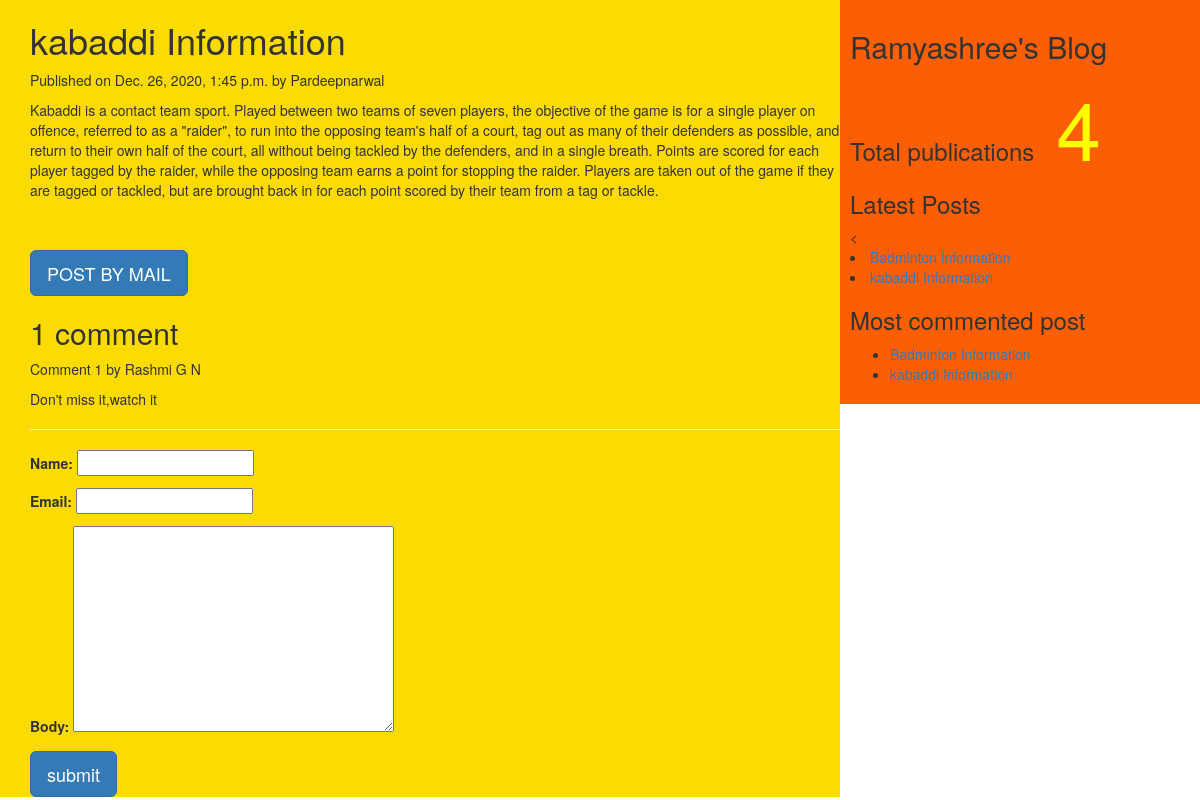
The app's page /2020/12/26/kabaddi-information with its own data.
### myApp/models.py (models this page shows, shortened)
class Post(models.Model):
    tags=TaggableManager()
    STATUS_CHOICE=(('draft','Draft'),('published','Published'))
    title=models.CharField(max_length=256)
    slug=models.SlugField(max_length=50,unique_for_date='publish')
    author=models.ForeignKey(User,related_name='blog_posts',on_delete=models.CASCADE)
    body=models.TextField()
    publish=models.DateTimeField(default=timezone.now)
    created=models.DateTimeField(auto_now_add=True)
    updated=models.DateTimeField(auto_now=True)
    status=models.CharField(max_length=20,choices=STATUS_CHOICE,default='draft')
    objects=CustomManager()
    class Meta:
        ordering=('-publish',)
    def get_absolute_url(self):
        return reverse('post_detail',args=[self.publish.year,self.publish.strftime('%m'),self.publish.strftime('%d'),self.slug])

class Comment(models.Model):
    post=models.ForeignKey(Post,related_name="comments",on_delete=models.CASCADE)
    name=models.CharField(max_length=50)
    email=models.EmailField()
    body=models.TextField()
    created=models.DateTimeField(auto_now_add=True)
    updated=models.DateTimeField(auto_now=True)
    active=models.BooleanField(default=True)
    class Meta:
        ordering=('created',)

### myApp/views.py (the view, shortened to what this page needs)
# urls.py: url(r'(?P<year>\d{4})/(?P<month>\d{2})/(?P<day>\d{2})/(?P<post>[-\w]+)',views.post_detail_view,name='post_detail'),
def post_detail_view(request,year,month,day,post):
    post=get_object_or_404(Post,slug=post,publish__year=year,publish__month=month,publish__day=day)
    comments=post.comments.filter(active=True)
    csubmit=False
    form=CommentForm()
    d={'post':post,'form':form,'csubmit':csubmit,'comments':comments}
    return render(request,'myApp/post_detail.html',d)

### myApp/forms.py
class CommentForm(forms.ModelForm):
    class Meta:
        model=Comment
        fields=('name','email','body')

### myApp/models.py (called while the page is built)
    def get_queryset(self):
        return super().get_queryset().filter(status='published')

### myApp/templatetags/mytags.py (called while the page is built)
@register.simple_tag
def total_posts():
    return Post.objects.count()

@register.inclusion_tag('myApp/latest_post.html')
def show_latest_post(count=3):
     latest_posts=Post.objects.order_by('-publish')[:count]
     return {'latest_posts':latest_posts}

@register.simple_tag
def get_most_commented_posts(count=2):
    return Post.objects.annotate(total_comments=Count('comments')).order_by('-total_comments')[:count]

### templates/myApp/post_detail.html (shortened to what this page needs)
<!DOCTYPE html>
<html lang="en" dir="ltr">
  {%extends 'myApp/parent.html'%}
    {%block content_block%}
    <h1>{{post.title}}</h1>
    <p>Published on {{post.publish}} by {{post.author|title}}</p>
    {{post.body|linebreaks}}<br><br>
    <a href="/{{post.id}}/share" class='btn btn-lg btn-primary'>POST BY MAIL</a>
    {%with comments.count as comments_count%}
    <h2>{{comments_count}} comment {{comments_count|pluralize}}</h2>
    {%endwith%}
    {%if comments%}
      {%for c in comments%}
        <p>Comment {{forloop.counter}} by {{c.name}}</p>
        <div>{{c.body|linebreaks}}</div><hr>
      {%endfor%}
      {%else%}
      <p style="color:blue;font-size:30px;font-style:bold;border-bottom:1px red solid;">There are no comments</p>
    {%endif%}
    {%if csubmit%}
      <h2>Thankyou..Your comment has submiteed successfully!!</h2>
    {%else%}
      <form method="post">
        {{form.as_p}}
        <input type="submit" class='btn btn-lg btn-primary' value="submit">
      </form>
    {%endif%}
    {%endblock%}

### templates/myApp/parent.html (shortened to what this page needs)
<!DOCTYPE html>
<html lang="en" dir="ltr">
{%load mytags%}
  <head>
<link rel="stylesheet" href="https://maxcdn.bootstrapcdn.com/bootstrap/3.3.7/css/bootstrap.min.css">
  </head>
  <body>
    <div class="content" style="height:300%;width:70%;float:left;background-color:#fcdb03;padding:0 0 0 30px;">
      {%block content_block%}
      {%endblock%}
    </div>
    <div class="sidebar" style="height:300%;width:30%;float:right;background-color:#fc5e03;padding:10px;">
      <h2>Ramyashree's Blog</h2>
  <h3>Total publications<span style="color:yellow;font-size:80px">
{%total_posts%}
</span></h3>
<h3>Latest Posts</h3><span>
{%show_latest_post 2%}</span>
<h3>Most commented post</h3>
{%get_most_commented_posts as m%}
<ul>
  {%for post in m%}
  <li><a href="{{post.get_absolute_url}}">{{post.title}}</a>
  </li>
  {%endfor%}
</ul>
    </div>
  </body>
</html>

### templates/myApp/latest_post.html
<<!DOCTYPE html>
<html lang="en" dir="ltr">
  <head>
  </head>
  <body>
    {%for post in latest_posts%}
    <li><a href="{{post.get_absolute_url}}">{{post.title}}</a></li>
    {%endfor%}
  </body>
</html>

### records on screen
Post: title "kabaddi Information", publish "Dec. 26, 2020, 1:45 p.m.", author "Pardeepnarwal", body "Kabaddi is a contact team sport. Played between two teams of seven players, the objective of the game is for a single player on offence, referred to as a \"raider\", to run into the opposing team's half of a court, tag out as many of their defenders as possible, and return to their own half of the court, all without being tackled by the defenders, and in a single breath. Points are scored for each player tagged by the raider, while the opposing team earns a point for stopping the raider. Players are taken out of the game if they are tagged or tackled, but are brought back in for each point scored by their team from a tag or tackle."
Comment: name "Rashmi G N", body "Don't miss it,watch it"
Post: title "Badminton Information"

### other values on screen
{{ comments_count }} "1"
